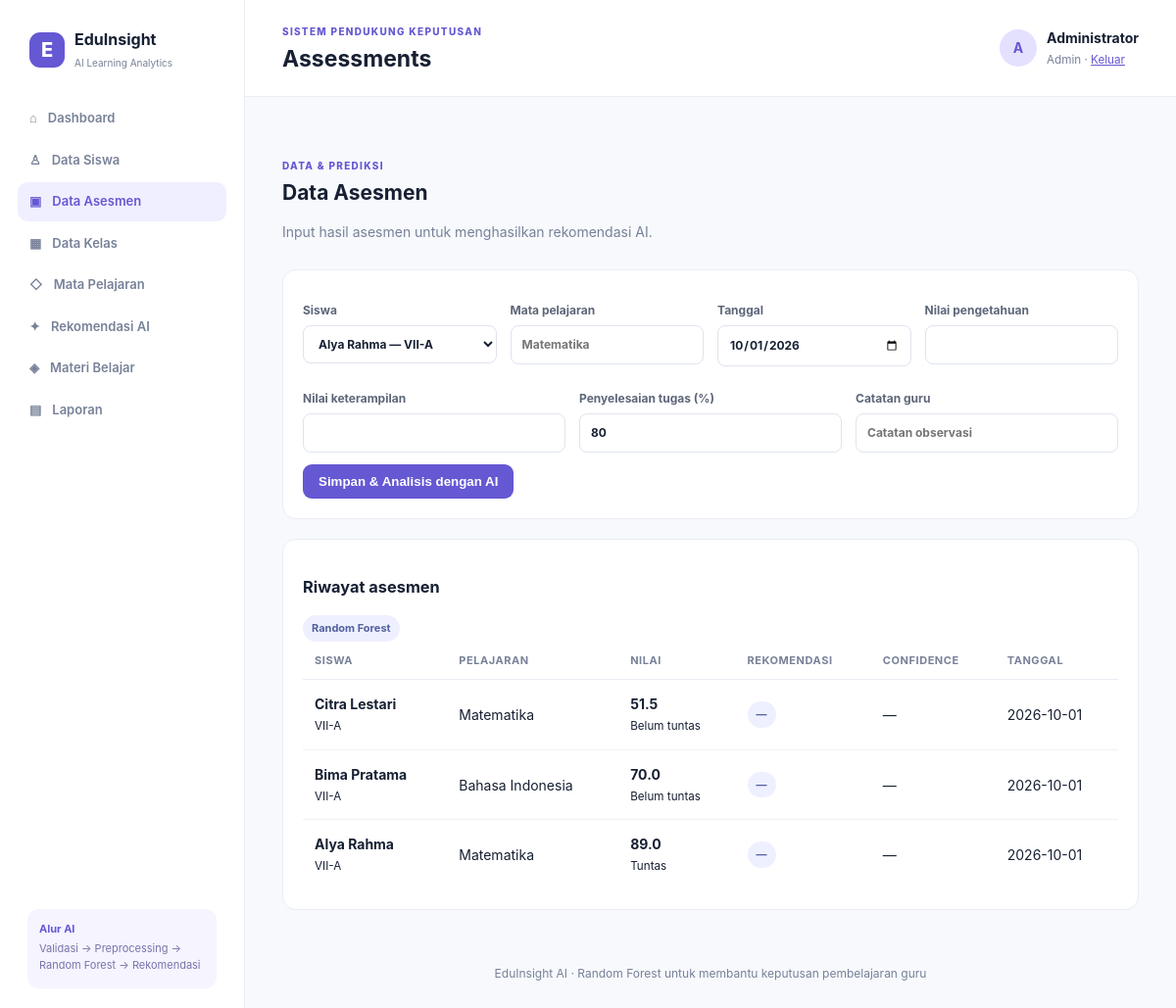
The app's page /index.php?page=assessments (signed in) with its own data.
### tables this page shows
CREATE TABLE IF NOT EXISTS assessments (id INT AUTO_INCREMENT PRIMARY KEY, student_id INT NOT NULL, subject_id INT NULL, subject VARCHAR(80) NOT NULL, knowledge_score DECIMAL(5,2) NOT NULL, skill_score DECIMAL(5,2) NOT NULL, assignment_rate DECIMAL(5,2) DEFAULT 0, assessment_date DATE NOT NULL, notes TEXT NULL, created_at TIMESTAMP DEFAULT CURRENT_TIMESTAMP, FOREIGN KEY(student_id) REFERENCES students(id) ON DELETE CASCADE, FOREIGN KEY(subject_id) REFERENCES subjects(id) ON DELETE SET NULL);

CREATE TABLE IF NOT EXISTS students (id INT AUTO_INCREMENT PRIMARY KEY, nis VARCHAR(30) NOT NULL UNIQUE, name VARCHAR(120) NOT NULL, gender ENUM('L','P') NOT NULL, class_id INT NULL, class_name VARCHAR(30) DEFAULT NULL, attendance_rate DECIMAL(5,2) DEFAULT 0, birth_date DATE NULL, address TEXT NULL, created_at TIMESTAMP DEFAULT CURRENT_TIMESTAMP, FOREIGN KEY(class_id) REFERENCES classes(id) ON DELETE SET NULL);

### app/core/helpers.php (called while the page is built, shortened)
<?php
function e(mixed $value): string { return htmlspecialchars((string)$value, ENT_QUOTES, 'UTF-8'); }
function badgeClass(string $label): string { return match (strtolower($label)) { 'tuntas', 'pengayaan', 'selesai' => 'success', 'remedial', 'belum tuntas' => 'danger', 'pendampingan', 'ditinjau' => 'warning', default => 'info' }; }
function render(string $view, array $data = []): void { extract($data); $page = $_GET['page'] ?? 'dashboard'; require BASE_PATH . 'app/views/layouts/header.php'; require BASE_PATH . "app/views/{$view}.php"; require BASE_PATH . 'app/views/layouts/footer.php'; }

### app/views/assessments/index.php (the view)
<div class="section-head"><div><span class="eyebrow">DATA & PREDIKSI</span><h2>Data Asesmen</h2><p class="muted">Input hasil asesmen untuk menghasilkan rekomendasi AI.</p></div></div><div class="form-card wide"><form method="post"><input type="hidden" name="action" value="add_assessment"><div class="form-row four"><label>Siswa<select name="student_id" required><?php foreach($students as $s): ?><option value="<?= $s['id'] ?>"><?= e($s['name']) ?> — <?= e($s['class_name']) ?></option><?php endforeach; ?></select></label><label>Mata pelajaran<input name="subject" required placeholder="Matematika"></label><label>Tanggal<input type="date" name="assessment_date" value="<?= date('Y-m-d') ?>" required></label><label>Nilai pengetahuan<input type="number" name="knowledge_score" min="0" max="100" step="0.01" required></label></div><div class="form-row three"><label>Nilai keterampilan<input type="number" name="skill_score" min="0" max="100" step="0.01" required></label><label>Penyelesaian tugas (%)<input type="number" name="assignment_rate" min="0" max="100" step="0.01" value="80" required></label><label>Catatan guru<input name="notes" placeholder="Catatan observasi"></label></div><button class="btn primary" type="submit">Simpan & Analisis dengan AI</button></form></div><div class="table-card"><div class="card-title"><h3>Riwayat asesmen</h3><span class="pill">Random Forest</span></div><table><thead><tr><th>Siswa</th><th>Pelajaran</th><th>Nilai</th><th>Rekomendasi</th><th>Confidence</th><th>Tanggal</th></tr></thead><tbody><?php foreach($assessments as $a): ?><tr><td><b><?= e($a['name']) ?></b><br><small><?= e($a['class_name']) ?></small></td><td><?= e($a['subject']) ?></td><td><b><?= number_format((float)$a['avg_score'],1) ?></b><br><small><?= $a['avg_score']>=75?'Tuntas':'Belum tuntas' ?></small></td><td><span class="badge <?= badgeClass($a['action_label']??'') ?>"><?= e($a['action_label']??'—') ?></span></td><td><?= $a['confidence'] ? number_format((float)$a['confidence'],1).'%' : '—' ?></td><td><?= e($a['assessment_date']) ?></td></tr><?php endforeach; ?></tbody></table></div>

### public/assets/css/style.css (style rules this page uses)
:root { --ink:#172033;--muted:#778198;--line:#e9edf4;--bg:#f7f9fc;--purple:#6558d3;--blue:#3478d4;--green:#28a879;--red:#e35d6a;--orange:#e8a33d }
* { box-sizing:border-box }
body { margin:0;background:var(--bg);color:var(--ink);font:14px/1.5 Inter,system-ui,sans-serif }
.eyebrow { font-size:10px;letter-spacing:.13em;color:var(--purple);font-weight:800 }
.btn { border:0;border-radius:9px;padding:10px 16px;display:inline-block;text-decoration:none;font-weight:700;cursor:pointer }
.btn.primary { background:var(--purple);color:#fff }
.stat-card,.table-card,.form-card,.empty-state { background:#fff;border:1px solid var(--line);border-radius:14px;padding:20px }
.muted { color:var(--muted) }
.section-head { display:flex;justify-content:space-between;align-items:end;margin:28px 0 14px }
.section-head h2 { margin:3px 0;font-size:21px }
.table-card { overflow:auto }
table { width:100%;border-collapse:collapse;min-width:650px }
th { text-align:left;color:var(--muted);font-size:11px;text-transform:uppercase;letter-spacing:.05em;padding:11px 12px;border-bottom:1px solid var(--line) }
td { padding:14px 12px;border-bottom:1px solid #f0f2f6 }
tr:last-child td { border-bottom:0 }
.badge,.pill { border-radius:20px;padding:5px 9px;font-size:11px;font-weight:700;display:inline-block }
.badge.info,.pill { color:#5361a0;background:#eef0ff }
.form-card.wide { margin-bottom:20px }
.form-card label { display:block;font-size:12px;font-weight:700;margin:12px 0;color:#5d6679 }
.form-row { display:grid;grid-template-columns:1fr 1fr;gap:14px }
.form-row.three { grid-template-columns:repeat(3,1fr) }
.form-row.four { grid-template-columns:repeat(4,1fr) }
input,select { display:block;width:100%;margin-top:6px;padding:10px 11px;border:1px solid #dfe4ed;border-radius:8px;color:var(--ink);background:#fff;font:inherit }

### records on screen
assessments: student.name "Citra Lestari", student.class_name "VII-A", subject "Matematika", avg_score "51.5", shows "Belum tuntas", action_label "—", assessment_date "2026-10-01"
assessments: student.name "Bima Pratama", student.class_name "VII-A", subject "Bahasa Indonesia", avg_score "70.0", shows "Belum tuntas", action_label "—", assessment_date "2026-10-01"
assessments: student.name "Alya Rahma", student.class_name "VII-A", subject "Matematika", avg_score "89.0", shows "Tuntas", action_label "—", assessment_date "2026-10-01"

### other values on screen
$page "Assessments"
substr(currentUser()['name'],0,1) "A"
currentUser()['name'] "Administrator"
currentUser()['role'] "Admin"
form field student_id "Alya Rahma — VII-A"
